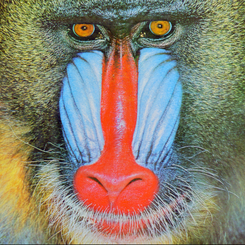
#> input picture src/Grau B/assets/images/input/baboon.png, 245 x 245 px, shrunk from 512 x 512 before the run, found by its file name
$ python histogram_tool.py
#> lines starting #> are read from the running program, lines starting #| are printed output that depends on the picture
### src/Grau B/infrastructure/image_processing/histogram.py
"""
Implementação de operações com histogramas.
"""
import cv2 as cv
import numpy as np
from domain.entities.image import Image
from domain.interfaces.image_processor import ImageProcessorInterface


class HistogramEqualizer(ImageProcessorInterface):
    """Aplica equalização de histograma."""

    def __init__(self, color_equalization: str = 'value'):
        """
        Inicializa o equalizador de histograma.

        Args:
            color_equalization: Como equalizar imagens coloridas
                               - 'value': equaliza apenas o canal V (HSV)
                               - 'all': equaliza todos os canais BGR
                               - 'grayscale': converte para gray e equaliza
        """
        self.color_equalization = color_equalization

    def process(self, image: Image) -> Image:
        """
        Equaliza o histograma da imagem.

        Args:
            image: Imagem de entrada

        Returns:
            Imagem com histograma equalizado
        """
        if image.channels == 1:
            # Imagem grayscale
            equalized = cv.equalizeHist(image.data)
            channels = 1

        elif self.color_equalization == 'grayscale':
            # Converte para grayscale e equaliza
            gray = cv.cvtColor(image.data, cv.COLOR_BGR2GRAY)
            equalized = cv.equalizeHist(gray)
            channels = 1

        elif self.color_equalization == 'value':
            # Equaliza apenas o canal V (brilho) em HSV
            hsv = cv.cvtColor(image.data, cv.COLOR_BGR2HSV)
            hsv[:, :, 2] = cv.equalizeHist(hsv[:, :, 2])
            equalized = cv.cvtColor(hsv, cv.COLOR_HSV2BGR)
            channels = 3

        else:  # 'all'
            # Equaliza todos os canais BGR separadamente
            b, g, r = cv.split(image.data)
            b_eq = cv.equalizeHist(b)
            g_eq = cv.equalizeHist(g)
            r_eq = cv.equalizeHist(r)
            equalized = cv.merge([b_eq, g_eq, r_eq])
            channels = 3

        return Image(
            data=equalized,
            width=image.width,
            height=image.height,
            channels=channels,
            name=f"{image.name}_equalized_{self.color_equalization}",
            path=None
        )


class HistogramCalculator:
    """Calcula histograma de uma imagem."""

    # [26 lines left out: function calculate, not called in this run]


class CLAHEProcessor(ImageProcessorInterface):
    """Aplica CLAHE (Contrast Limited Adaptive Histogram Equalization)."""

    # [47 lines left out: functions __init__, process, not called in this run]

### src/Grau B/domain/entities/image.py
"""
Entidade que representa uma imagem no domínio da aplicação.
"""
from dataclasses import dataclass
from typing import Optional
import numpy as np


@dataclass
class Image:
    """
    Representa uma imagem com seus metadados.

    Attributes:
        data: Array numpy contendo os dados da imagem
        width: Largura da imagem em pixels
        height: Altura da imagem em pixels
        channels: Número de canais (1 para grayscale, 3 para RGB)
        name: Nome ou identificador da imagem
        path: Caminho do arquivo original (opcional)
    """
    data: np.ndarray
    width: int
    height: int
    channels: int
    name: str
    path: Optional[str] = None

    def __post_init__(self):
        """Valida os dados da imagem após inicialização."""
        if self.data is None or self.data.size == 0:
            raise ValueError("Image data cannot be empty")

        if self.width <= 0 or self.height <= 0:
            raise ValueError("Width and height must be positive")

        if self.channels not in [1, 3, 4]:
            raise ValueError("Channels must be 1 (grayscale), 3 (RGB), or 4 (RGBA)")

    def is_grayscale(self) -> bool:
        """Retorna True se a imagem é em escala de cinza."""
        return self.channels == 1

    def is_color(self) -> bool:
        """Retorna True se a imagem é colorida."""
        return self.channels >= 3

    # [10 lines left out: function copy, not called in this run]

### src/Grau B/presentation/histogram_tool.py
import sys
from pathlib import Path
sys.path.append(str(Path(__file__).resolve().parent.parent))

"""
Ferramenta para visualização e análise de histogramas.

Implementa os requisitos:
- Item 4.11: Visualizar histogramas
- Item 4.12: Analisar efeitos da equalização
"""

import cv2
import numpy as np
import matplotlib.pyplot as plt
from pathlib import Path

from domain.entities.image import Image
from infrastructure.image_processing.histogram import HistogramEqualizer


class HistogramTool:
    """Ferramenta para visualização de histogramas."""

    def __init__(self):
        """Inicializa a ferramenta de histogramas."""
        grau_b_dir = Path(__file__).parent.parent
        self.output_dir = grau_b_dir / "assets/images/output/histograms"
        self.output_dir.mkdir(parents=True, exist_ok=True)

    def _load_image(self, image_path: str) -> Image:
        """
        Carrega imagem do disco.

        Args:
            image_path: Caminho da imagem

        Returns:
            Objeto Image
        """
        img_data = cv2.imread(image_path)
        if img_data is None:
            raise ValueError(f"Não foi possível carregar a imagem: {image_path}")

        return Image(
            data=img_data,
            width=img_data.shape[1],
            height=img_data.shape[0],
            channels=img_data.shape[2] if len(img_data.shape) > 2 else 1,
            name=Path(image_path).stem
        )

    def plot_histogram_comparison(
        self,
        image_path: str,
        method: str = "rgb"
    ) -> str:
        """
        Plota comparação de histograma original vs equalizado (Item 4.11 e 4.12).

        Args:
            image_path: Caminho da imagem de entrada
            method: Método de equalização ('rgb', 'hsv', 'ycrcb')

        Returns:
            Caminho do gráfico salvo
        """
        print(f"\n📊 Gerando visualização de histograma ({method.upper()})...")

        # Carrega imagem
        image = self._load_image(image_path)

        # Escolhe método de equalização
        if method == "rgb":
            equalizer = HistogramEqualizer(color_equalization='all')
            title_suffix = "RGB"
        elif method == "hsv":
            equalizer = HistogramEqualizer(color_equalization='value')
            title_suffix = "HSV"
        elif method == "ycrcb":
            equalizer = HistogramEqualizer(color_equalization='value')
            title_suffix = "YCrCb"
        else:
            raise ValueError(f"Método desconhecido: {method}")

        # Aplica equalização
        equalized_image = equalizer.process(image)

        # Converte para escala de cinza para análise
        original_gray = cv2.cvtColor(image.data, cv2.COLOR_BGR2GRAY)
        equalized_gray = cv2.cvtColor(equalized_image.data, cv2.COLOR_BGR2GRAY)

        # Calcula histogramas
        hist_original = cv2.calcHist([original_gray], [0], None, [256], [0, 256])
        hist_equalized = cv2.calcHist([equalized_gray], [0], None, [256], [0, 256])

        # Cria figura com 4 subplots
        fig = plt.figure(figsize=(14, 10))

        # Subplot 1: Imagem Original
        plt.subplot(2, 2, 1)
        plt.imshow(cv2.cvtColor(image.data, cv2.COLOR_BGR2RGB))
        plt.title(f"Imagem Original", fontsize=12, fontweight='bold')
        plt.axis('off')

        # Subplot 2: Histograma Original
        plt.subplot(2, 2, 2)
        plt.plot(hist_original, color='black', linewidth=2)
        plt.title(f"Histograma Original", fontsize=12, fontweight='bold')
        plt.xlabel("Intensidade de Pixel")
        plt.ylabel("Frequência")
        plt.xlim([0, 256])
        plt.grid(True, alpha=0.3)

        # Subplot 3: Imagem Equalizada
        plt.subplot(2, 2, 3)
        plt.imshow(cv2.cvtColor(equalized_image.data, cv2.COLOR_BGR2RGB))
        plt.title(f"Imagem Equalizada ({title_suffix})", fontsize=12, fontweight='bold')
        plt.axis('off')

        # Subplot 4: Histograma Equalizado
        plt.subplot(2, 2, 4)
        plt.plot(hist_equalized, color='blue', linewidth=2)
        plt.title(f"Histograma Equalizado", fontsize=12, fontweight='bold')
        plt.xlabel("Intensidade de Pixel")
        plt.ylabel("Frequência")
        plt.xlim([0, 256])
        plt.grid(True, alpha=0.3)

        # Adiciona título geral
        fig.suptitle(
            f"Análise de Equalização de Histograma - Método {title_suffix}",
            fontsize=14,
            fontweight='bold',
            y=0.98
        )

        plt.tight_layout()

        # Salva
        output_path = self.output_dir / f"histograma_{method}.png"
        plt.savefig(output_path, dpi=150, bbox_inches='tight')
        plt.close()

        print(f"✅ Histograma salvo em: {output_path}")
        return str(output_path)

    def plot_rgb_histograms(self, image_path: str) -> str:
        """
        Plota histogramas separados para canais RGB.

        Args:
            image_path: Caminho da imagem de entrada

        Returns:
            Caminho do gráfico salvo
        """
        print("\n📊 Gerando histogramas RGB...")

        # Carrega imagem
        image = self._load_image(image_path)

        # Separa canais
        b, g, r = cv2.split(image.data)

        # Calcula histogramas
        hist_b = cv2.calcHist([b], [0], None, [256], [0, 256])
        hist_g = cv2.calcHist([g], [0], None, [256], [0, 256])
        hist_r = cv2.calcHist([r], [0], None, [256], [0, 256])

        # Cria figura
        fig = plt.figure(figsize=(14, 10))

        # Subplot 1: Imagem Original
        plt.subplot(2, 2, 1)
        plt.imshow(cv2.cvtColor(image.data, cv2.COLOR_BGR2RGB))
        plt.title("Imagem Original", fontsize=12, fontweight='bold')
        plt.axis('off')

        # Subplot 2: Histograma Canal Vermelho
        plt.subplot(2, 2, 2)
        plt.plot(hist_r, color='red', linewidth=2)
        plt.title("Canal Vermelho", fontsize=12, fontweight='bold')
        plt.xlabel("Intensidade")
        plt.ylabel("Frequência")
        plt.xlim([0, 256])
        plt.grid(True, alpha=0.3)

        # Subplot 3: Histograma Canal Verde
        plt.subplot(2, 2, 3)
        plt.plot(hist_g, color='green', linewidth=2)
        plt.title("Canal Verde", fontsize=12, fontweight='bold')
        plt.xlabel("Intensidade")
        plt.ylabel("Frequência")
        plt.xlim([0, 256])
        plt.grid(True, alpha=0.3)

        # Subplot 4: Histograma Canal Azul
        plt.subplot(2, 2, 4)
        plt.plot(hist_b, color='blue', linewidth=2)
        plt.title("Canal Azul", fontsize=12, fontweight='bold')
        plt.xlabel("Intensidade")
        plt.ylabel("Frequência")
        plt.xlim([0, 256])
        plt.grid(True, alpha=0.3)

        # Título geral
        fig.suptitle(
            "Análise de Histogramas por Canal RGB",
            fontsize=14,
            fontweight='bold',
            y=0.98
        )

        plt.tight_layout()

        # Salva
        output_path = self.output_dir / "histograma_rgb_canais.png"
        plt.savefig(output_path, dpi=150, bbox_inches='tight')
        plt.close()

        print(f"✅ Histograma RGB salvo em: {output_path}")
        return str(output_path)

    def generate_all_histograms(self, image_path: str = "D:\\Projetos\\ProjetosFundamentosCG\\src\\Grau B\\assets\\images\\input\\baboon.png"):
        """
        Gera todos os histogramas de uma vez.

        Args:
            image_path: Caminho da imagem de entrada
        """
        print("=" * 70)
        print("📊 GERADOR DE HISTOGRAMAS")
        print("=" * 70)
        print(f"\nImagem de entrada: {image_path}\n")

        try:
            # Gera histogramas
            self.plot_histogram_comparison(image_path, method="rgb")
#> in _load_image, img_data is the input picture: shape (245, 245, 3); mean B, G, R 113.2, 128.9, 137.4
#> in process, `r_eq = cv.equalizeHist(r)`:
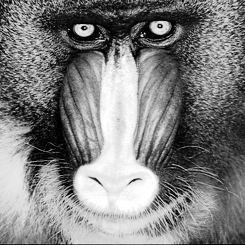
#> r_eq: shape (245, 245); min 0, max 255, mean 128.2
#> in plot_histogram_comparison, `original_gray = cv2.cvtColor(image.data, cv2.COLOR_BGR2GRAY)`:
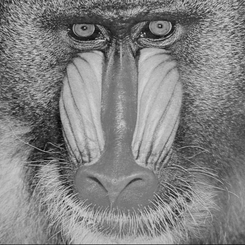
#> original_gray: shape (245, 245); min 2, max 228, mean 129.7
#> in plot_histogram_comparison, `equalized_gray = cv2.cvtColor(equalized_image.data, cv2.COLOR_BGR2GRAY)`:
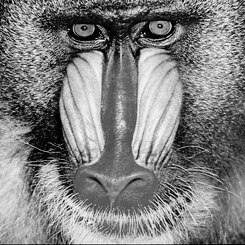
#> equalized_gray: shape (245, 245); min 0, max 245, mean 128.2
#> in plot_histogram_comparison, `hist_original = cv2.calcHist([original_gray], [0], None, [256], [0, 25..`: hist_original = 256 values, max 719 at index 122, min 0 at index 0, mean 234.5
#> in plot_histogram_comparison, `hist_equalized = cv2.calcHist([equalized_gray], [0], None, [256], [0, ..`: hist_equalized = 256 values, max 427 at index 97, min 0 at index 243, mean 234.5
            self.plot_histogram_comparison(image_path, method="hsv")
#> call 2 of plot_histogram_comparison, with method = 'hsv'
#> in process (call 2), `hsv = cv.cvtColor(image.data, cv.COLOR_BGR2HSV)`: hsv: shape (245, 245, 3); mean H, S, V 57.5, 90.6, 157.9
#> in process (call 2), `hsv[:, :, 2] = cv.equalizeHist(hsv[:, :, 2])`: hsv: shape (245, 245, 3); mean H, S, V 57.5, 90.6, 128.2
#> in process (call 2), `equalized = cv.cvtColor(hsv, cv.COLOR_HSV2BGR)`:
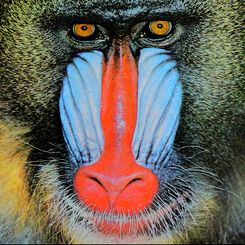
#> equalized: shape (245, 245, 3); mean B, G, R 89.8, 100.7, 110.5
#> in plot_histogram_comparison (call 2), `equalized_gray = cv2.cvtColor(equalized_image.data, cv2.COLOR_BGR2GRAY)`:
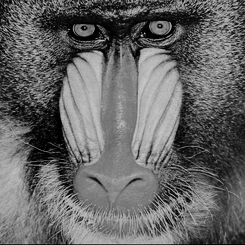
#> equalized_gray: shape (245, 245); min 0, max 225, mean 102.4
#> in plot_histogram_comparison (call 2), `hist_equalized = cv2.calcHist([equalized_gray], [0], None, [256], [0, ..`: hist_equalized = 256 values, max 571 at index 124, min 0 at index 203, mean 234.5
#> in plot_histogram_comparison (call 2), `plt.savefig(output_path, dpi=150, bbox_inches='tight')`:
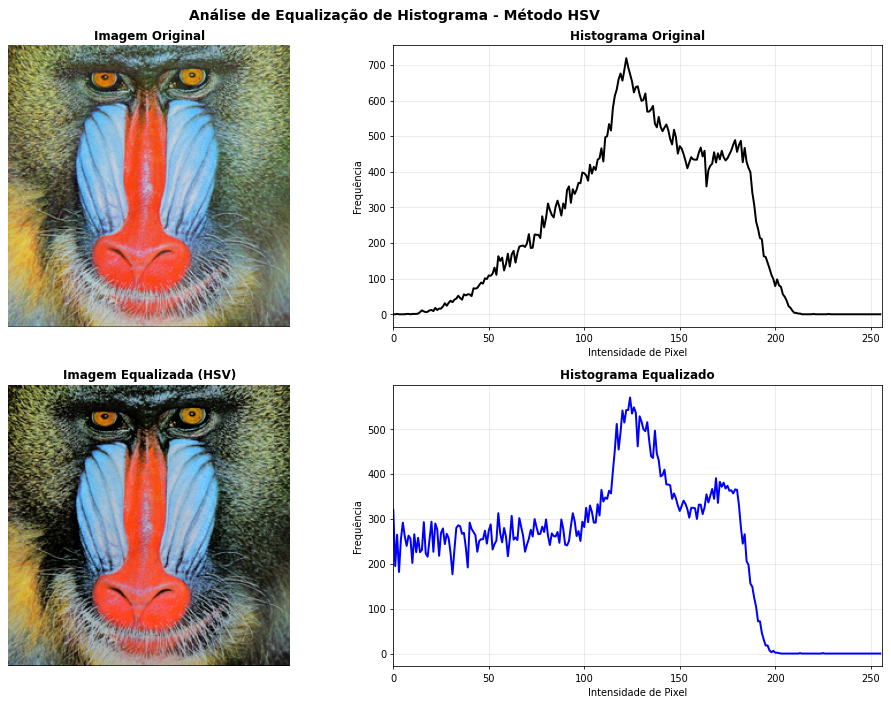
#> figure drawn by matplotlib, 4 panels; panel 2: curve peaks at x = 122, y = 719; panel 4: curve peaks at x = 124, y = 571
            self.plot_histogram_comparison(image_path, method="ycrcb")
            self.plot_rgb_histograms(image_path)
#> in plot_rgb_histograms, `hist_b = cv2.calcHist([b], [0], None, [256], [0, 256])`: hist_b = 256 values, max 541 at index 77, min 1 at index 1, mean 234.5
#> in plot_rgb_histograms, `hist_g = cv2.calcHist([g], [0], None, [256], [0, 256])`: hist_g = 256 values, max 530 at index 193, min 0 at index 2, mean 234.5
#> in plot_rgb_histograms, `hist_r = cv2.calcHist([r], [0], None, [256], [0, 256])`: hist_r = 256 values, max 505 at index 114, min 0 at index 0, mean 234.5
#> in plot_rgb_histograms, `plt.savefig(output_path, dpi=150, bbox_inches='tight')`:
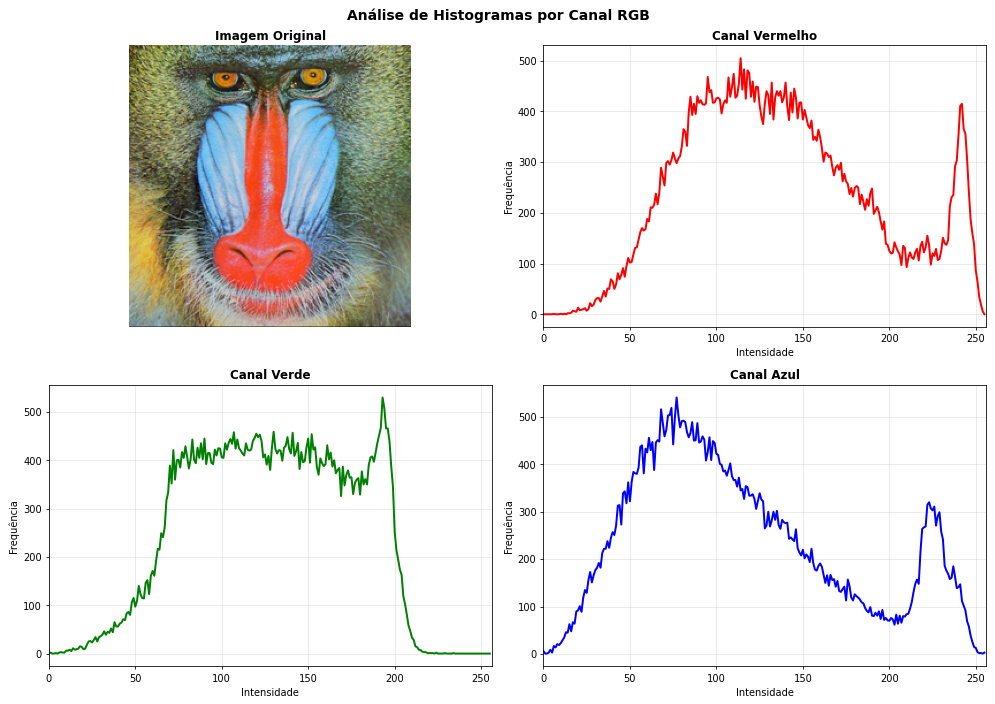
#> figure drawn by matplotlib, 4 panels; panel 2: curve peaks at x = 114, y = 505; panel 3: curve peaks at x = 193, y = 530; panel 4: curve peaks at x = 77, y = 541

            print("\n" + "=" * 70)
            print("✅ TODOS OS HISTOGRAMAS FORAM GERADOS COM SUCESSO!")
            print("=" * 70)
            print(f"\nGráficos salvos em: {self.output_dir}")
            print("\nArquivos gerados:")
            print("  - histograma_rgb.png")
            print("  - histograma_hsv.png")
            print("  - histograma_ycrcb.png")
            print("  - histograma_rgb_canais.png")

        except Exception as e:
            print(f"\n❌ Erro ao gerar histogramas: {e}")
            raise


if __name__ == "__main__":
    # Testa a ferramenta
    tool = HistogramTool()
    tool.generate_all_histograms(image_path="D:/Projetos/ProjetosFundamentosCG/src/Grau B/assets/images/input/baboon.png")
